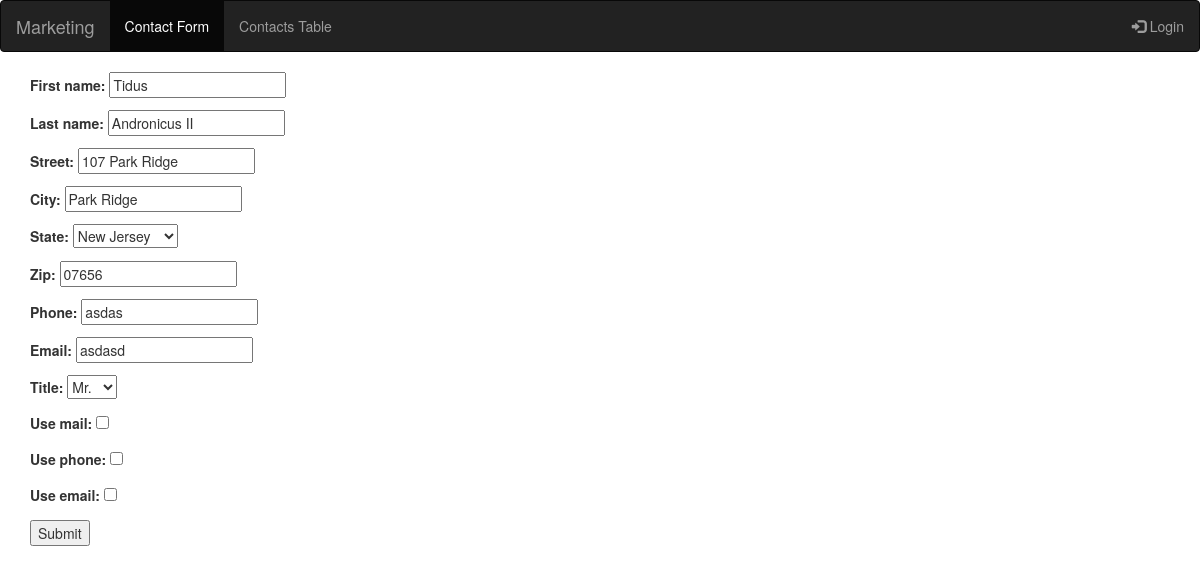
/contactList/update/15, run on the app's committed database.
### contactList/models.py (models this page shows, shortened)
class Contact(models.Model):
    NJ = 'NJ'
    NY = 'NY'
    PA = 'PA'
    CT = 'CT'
    STATE_CHOICES = (
        (NJ, 'New Jersey'),
        (NY, 'New York'),
        (PA, 'Pennsylvania'),
        (CT, 'Connecticut'),
    )
    MR = 'Mr.'
    MS = 'Ms.'
    MRS = 'Mrs.'
    DR = 'Dr.'
    TITLE_CHOICES = (
        (MR,MR),
        (MS,MS),
        (MRS,MRS),
        (DR,DR),
    )
    first_name = models.CharField(max_length=50)
    last_name = models.CharField(max_length=50)
    street = models.CharField(max_length=50)
    city = models.CharField(max_length=100)
    state = models.CharField(
        max_length=20,
        choices = STATE_CHOICES,
        default = NJ,
    )
    zip = models.CharField(max_length=5)
    phone = models.CharField(max_length=12)
    email = models.CharField(max_length=50)
    title = models.CharField(
        max_length=5,
        choices = TITLE_CHOICES,
        default = MR,
    )
    use_mail = models.BooleanField()
    use_phone = models.BooleanField()
    use_email = models.BooleanField()
    latitude = models.DecimalField(max_digits=8, decimal_places=5,null=True,editable=False)
    longitude = models.DecimalField(max_digits=8, decimal_places=5,null=True,editable=False)

### contactList/views.py (the view)
# urls.py: path('update/<int:pk>', views.ContactUpdate.as_view(), name='contact_update'),
class ContactUpdate(generic.edit.UpdateView):
    model = Contact
    success_url = '../'
    fields = '__all__'

### contactList/templates/contactList/contact_form.html (shortened to what this page needs)
{% extends 'contactList/base.html' %}
{% block content %}
<form method="post">
    {{ form.as_p }}
    <input type="submit" value="Submit">
</form>
{% endblock %}

### data on the page
Contact: first_name "Tidus", last_name "Andronicus II", street "107 Park Ridge", city "Park Ridge", state "New Jersey", zip "07656", phone "asdas", email "asdasd", title "Mr."
